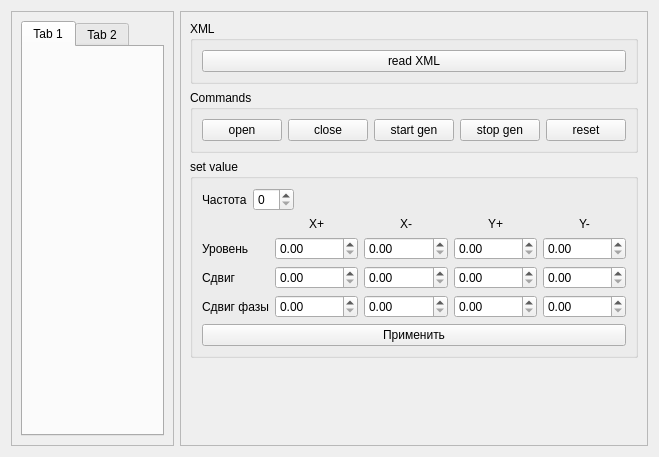
<?xml version="1.0" encoding="UTF-8"?>
<ui version="4.0">
 <class>AD9106_Box</class>
 <widget class="QWidget" name="AD9106_Box">
  <property name="geometry">
   <rect>
    <x>0</x>
    <y>0</y>
    <width>659</width>
    <height>457</height>
   </rect>
  </property>
  <property name="windowTitle">
   <string>Dialog</string>
  </property>
  <layout class="QHBoxLayout" name="horizontalLayout">
   <item>
    <widget class="QFrame" name="frame_3">
     <property name="frameShape">
      <enum>QFrame::StyledPanel</enum>
     </property>
     <property name="frameShadow">
      <enum>QFrame::Raised</enum>
     </property>
     <layout class="QVBoxLayout" name="verticalLayout_3">
      <item>
       <widget class="QTabWidget" name="tw_main">
        <widget class="QWidget" name="tab">
         <attribute name="title">
          <string>Tab 1</string>
         </attribute>
        </widget>
        <widget class="QWidget" name="tab_2">
         <attribute name="title">
          <string>Tab 2</string>
         </attribute>
        </widget>
       </widget>
      </item>
     </layout>
    </widget>
   </item>
   <item>
    <widget class="QFrame" name="frame_4">
     <property name="sizePolicy">
      <sizepolicy hsizetype="Fixed" vsizetype="Preferred">
       <horstretch>0</horstretch>
       <verstretch>0</verstretch>
      </sizepolicy>
     </property>
     <property name="frameShape">
      <enum>QFrame::StyledPanel</enum>
     </property>
     <property name="frameShadow">
      <enum>QFrame::Raised</enum>
     </property>
     <layout class="QVBoxLayout" name="verticalLayout_4">
      <item>
       <widget class="QGroupBox" name="groupBox">
        <property name="title">
         <string>XML</string>
        </property>
        <layout class="QHBoxLayout" name="horizontalLayout_2">
         <item>
          <widget class="QPushButton" name="btn_read_xml">
           <property name="text">
            <string>read XML</string>
           </property>
          </widget>
         </item>
        </layout>
       </widget>
      </item>
      <item>
       <widget class="QGroupBox" name="groupBox_2">
        <property name="title">
         <string>Commands</string>
        </property>
        <layout class="QHBoxLayout" name="horizontalLayout_3">
         <item>
          <widget class="QPushButton" name="btn_open">
           <property name="text">
            <string>open</string>
           </property>
          </widget>
         </item>
         <item>
          <widget class="QPushButton" name="btn_close">
           <property name="text">
            <string>close</string>
           </property>
          </widget>
         </item>
         <item>
          <widget class="QPushButton" name="btn_ApplySettings">
           <property name="text">
            <string>start gen</string>
           </property>
          </widget>
         </item>
         <item>
          <widget class="QPushButton" name="btn_StopGeneration">
           <property name="text">
            <string>stop gen</string>
           </property>
          </widget>
         </item>
         <item>
          <widget class="QPushButton" name="btn_ManualReset">
           <property name="text">
            <string>reset</string>
           </property>
          </widget>
         </item>
        </layout>
       </widget>
      </item>
      <item>
       <widget class="QGroupBox" name="groupBox_3">
        <property name="title">
         <string>set value</string>
        </property>
        <layout class="QVBoxLayout" name="verticalLayout">
         <item>
          <layout class="QHBoxLayout" name="horizontalLayout_4">
           <item>
            <widget class="QLabel" name="label_10">
             <property name="sizePolicy">
              <sizepolicy hsizetype="Fixed" vsizetype="Preferred">
               <horstretch>0</horstretch>
               <verstretch>0</verstretch>
              </sizepolicy>
             </property>
             <property name="text">
              <string>Частота</string>
             </property>
            </widget>
           </item>
           <item>
            <widget class="QSpinBox" name="sb_DDS_TW"/>
           </item>
           <item>
            <spacer name="horizontalSpacer">
             <property name="orientation">
              <enum>Qt::Horizontal</enum>
             </property>
             <property name="sizeHint" stdset="0">
              <size>
               <width>40</width>
               <height>20</height>
              </size>
             </property>
            </spacer>
           </item>
          </layout>
         </item>
         <item>
          <layout class="QGridLayout" name="gridLayout">
           <item row="3" column="1">
            <widget class="QDoubleSpinBox" name="dsb_DAC_DOF_xp"/>
           </item>
           <item row="2" column="2">
            <widget class="QDoubleSpinBox" name="dsb_DAC_DGAIN_xn"/>
           </item>
           <item row="1" column="1">
            <widget class="QLabel" name="label_4">
             <property name="text">
              <string>X+</string>
             </property>
             <property name="alignment">
              <set>Qt::AlignCenter</set>
             </property>
            </widget>
           </item>
           <item row="3" column="0">
            <widget class="QLabel" name="label_8">
             <property name="sizePolicy">
              <sizepolicy hsizetype="Fixed" vsizetype="Preferred">
               <horstretch>0</horstretch>
               <verstretch>0</verstretch>
              </sizepolicy>
             </property>
             <property name="text">
              <string>Сдвиг</string>
             </property>
            </widget>
           </item>
           <item row="3" column="4">
            <widget class="QDoubleSpinBox" name="dsb_DAC_DOF_yn"/>
           </item>
           <item row="1" column="2">
            <widget class="QLabel" name="label_5">
             <property name="text">
              <string>X-</string>
             </property>
             <property name="alignment">
              <set>Qt::AlignCenter</set>
             </property>
            </widget>
           </item>
           <item row="4" column="2">
            <widget class="QDoubleSpinBox" name="dsb_DDS_PW_xn"/>
           </item>
           <item row="4" column="1">
            <widget class="QDoubleSpinBox" name="dsb_DDS_PW_xp"/>
           </item>
           <item row="3" column="2">
            <widget class="QDoubleSpinBox" name="dsb_DAC_DOF_xn"/>
           </item>
           <item row="3" column="3">
            <widget class="QDoubleSpinBox" name="dsb_DAC_DOF_yp"/>
           </item>
           <item row="4" column="0">
            <widget class="QLabel" name="label_9">
             <property name="sizePolicy">
              <sizepolicy hsizetype="Fixed" vsizetype="Preferred">
               <horstretch>0</horstretch>
               <verstretch>0</verstretch>
              </sizepolicy>
             </property>
             <property name="text">
              <string>Сдвиг фазы</string>
             </property>
            </widget>
           </item>
           <item row="2" column="3">
            <widget class="QDoubleSpinBox" name="dsb_DAC_DGAIN_yp"/>
           </item>
           <item row="1" column="4">
            <widget class="QLabel" name="label_7">
             <property name="text">
              <string>Y-</string>
             </property>
             <property name="alignment">
              <set>Qt::AlignCenter</set>
             </property>
            </widget>
           </item>
           <item row="1" column="3">
            <widget class="QLabel" name="label_6">
             <property name="text">
              <string>Y+</string>
             </property>
             <property name="alignment">
              <set>Qt::AlignCenter</set>
             </property>
            </widget>
           </item>
           <item row="2" column="0">
            <widget class="QLabel" name="label_3">
             <property name="sizePolicy">
              <sizepolicy hsizetype="Fixed" vsizetype="Preferred">
               <horstretch>0</horstretch>
               <verstretch>0</verstretch>
              </sizepolicy>
             </property>
             <property name="text">
              <string>Уровень</string>
             </property>
            </widget>
           </item>
           <item row="2" column="1">
            <widget class="QDoubleSpinBox" name="dsb_DAC_DGAIN_xp"/>
           </item>
           <item row="4" column="3">
            <widget class="QDoubleSpinBox" name="dsb_DDS_PW_yp"/>
           </item>
           <item row="2" column="4">
            <widget class="QDoubleSpinBox" name="dsb_DAC_DGAIN_yn"/>
           </item>
           <item row="4" column="4">
            <widget class="QDoubleSpinBox" name="dsb_DDS_PW_yn"/>
           </item>
          </layout>
         </item>
         <item>
          <widget class="QPushButton" name="btn_set_values">
           <property name="text">
            <string>Применить</string>
           </property>
          </widget>
         </item>
        </layout>
       </widget>
      </item>
      <item>
       <spacer name="verticalSpacer_3">
        <property name="orientation">
         <enum>Qt::Vertical</enum>
        </property>
        <property name="sizeHint" stdset="0">
         <size>
          <width>20</width>
          <height>40</height>
         </size>
        </property>
       </spacer>
      </item>
     </layout>
    </widget>
   </item>
   <item>
    <layout class="QVBoxLayout" name="grapher_layout"/>
   </item>
  </layout>
 </widget>
 <resources/>
 <connections/>
</ui>
